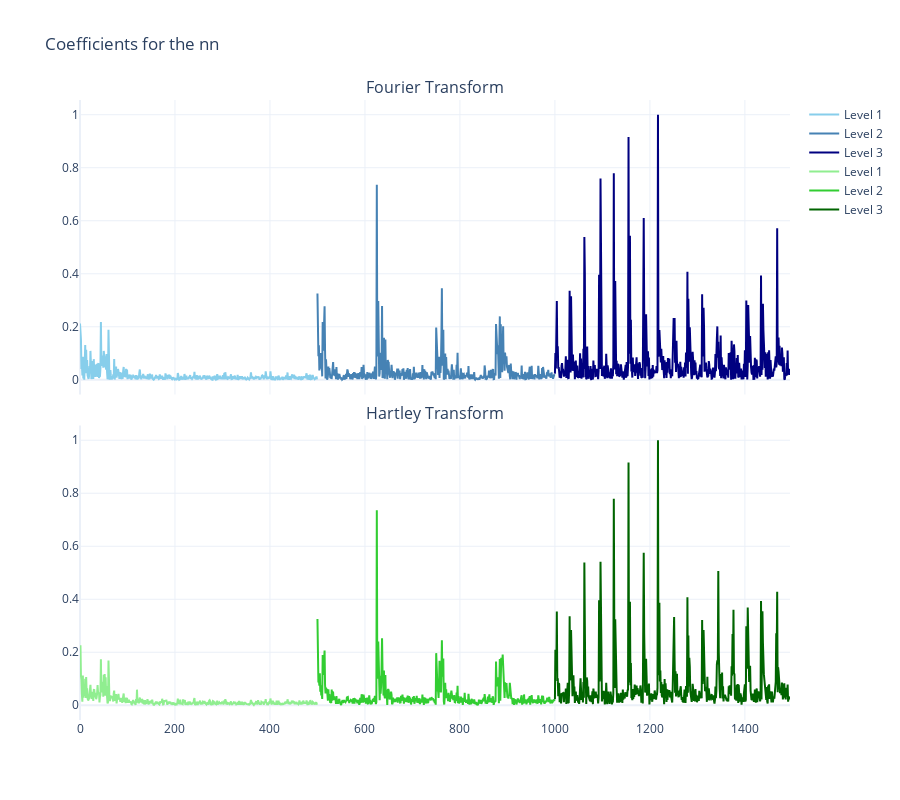

Notebook code for this chart:
### Markdown cell above
#### Plotting the final coefficients

### Code cell
data = [norm_groupeddata, norm_groupeddatadft]

# Define the colors for each level
colors = [['skyblue', 'steelblue', 'navy'], 
          ['lightgreen', 'limegreen', 'darkgreen']]  # Add more colors if needed

# Create a figure with subplots
fig = make_subplots(rows=len(data), cols=1, shared_xaxes=True, vertical_spacing=0.05,
                    subplot_titles=("Fourier Transform", "Hartley Transform"))

# Add traces for each dataset
for i in range(len(data)):
    # Slice the data into three levels for each dataset
    level1 = data[i][:, :500, :]
    level2 = data[i][:, 500:500+(4*125), :]
    level3 = data[i][:, 500+(4*125):, :]

    # Create traces for each level for the current dataset
    trace1 = go.Scatter(x=np.arange(len(level1[0])), y=level1[0,:,0], mode='lines', name='Level 1', line=dict(color=colors[i][0], width=2))
    trace2 = go.Scatter(x=np.arange(len(level1[0]), len(level1[0])+len(level2[0])), y=level2[0,:,0], mode='lines', name='Level 2', line=dict(color=colors[i][1], width=2))
    trace3 = go.Scatter(x=np.arange(len(level1[0])+len(level2[0]), len(data[i][0])), y=level3[0,:,0], mode='lines', name='Level 3', line=dict(color=colors[i][2], width=2))

    # Add traces to the subplot
    fig.add_trace(trace1, row=i+1, col=1)
    fig.add_trace(trace2, row=i+1, col=1)
    fig.add_trace(trace3, row=i+1, col=1)

# Update layout
#fig.update_layout( title_text="Data Comparison", showlegend=True)

# Show the figure
# Update the layout and display the figure
fig.update_layout(height=400*len(data), title='Coefficients for the nn', template='plotly_white')
fig.show()

### Figure 1 — Plotly figure (JSON) as saved in the notebook; plotly's stock layout.template omitted (floating-point values rounded to 4 significant figures; data arrays with more than 128 entries replaced by an {"elided": "..."} marker saying what was removed)
{"data": [{"line": {"color": "skyblue", "width": 2}, "mode": "lines", "name": "Level 1", "type": "scatter", "x": {"elided": "500 int values"}, "xaxis": "x", "y": {"elided": "500 float values"}, "yaxis": "y"}, {"line": {"color": "steelblue", "width": 2}, "mode": "lines", "name": "Level 2", "type": "scatter", "x": {"elided": "500 int values"}, "xaxis": "x", "y": {"elided": "500 float values"}, "yaxis": "y"}, {"line": {"color": "navy", "width": 2}, "mode": "lines", "name": "Level 3", "type": "scatter", "x": {"elided": "496 int values"}, "xaxis": "x", "y": {"elided": "496 float values"}, "yaxis": "y"}, {"line": {"color": "lightgreen", "width": 2}, "mode": "lines", "name": "Level 1", "type": "scatter", "x": {"elided": "500 int values"}, "xaxis": "x2", "y": {"elided": "500 float values"}, "yaxis": "y2"}, {"line": {"color": "limegreen", "width": 2}, "mode": "lines", "name": "Level 2", "type": "scatter", "x": {"elided": "500 int values"}, "xaxis": "x2", "y": {"elided": "500 float values"}, "yaxis": "y2"}, {"line": {"color": "darkgreen", "width": 2}, "mode": "lines", "name": "Level 3", "type": "scatter", "x": {"elided": "496 int values"}, "xaxis": "x2", "y": {"elided": "496 float values"}, "yaxis": "y2"}], "layout": {"annotations": [{"font": {"size": 16}, "showarrow": false, "text": "Fourier Transform", "x": 0.5, "xanchor": "center", "xref": "paper", "y": 1, "yanchor": "bottom", "yref": "paper"}, {"font": {"size": 16}, "showarrow": false, "text": "Hartley Transform", "x": 0.5, "xanchor": "center", "xref": "paper", "y": 0.475, "yanchor": "bottom", "yref": "paper"}], "height": 800, "title": {"text": "Coefficients for the nn"}, "xaxis": {"anchor": "y", "domain": [0, 1], "matches": "x2", "showticklabels": false}, "xaxis2": {"anchor": "y2", "domain": [0, 1]}, "yaxis": {"anchor": "x", "domain": [0.525, 1]}, "yaxis2": {"anchor": "x2", "domain": [0, 0.475]}}}
